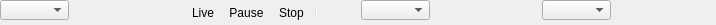
<?xml version="1.0" encoding="UTF-8"?>
<ui version="4.0">
 <class>ImageViewQToolBar</class>
 <widget class="QWidget" name="ImageViewQToolBar">
  <property name="geometry">
   <rect>
    <x>0</x>
    <y>0</y>
    <width>716</width>
    <height>25</height>
   </rect>
  </property>
  <property name="maximumSize">
   <size>
    <width>16777215</width>
    <height>16777215</height>
   </size>
  </property>
  <property name="windowTitle">
   <string>Form</string>
  </property>
  <widget class="QToolBar" name="widget">
   <property name="geometry">
    <rect>
     <x>181</x>
     <y>0</y>
     <width>174</width>
     <height>25</height>
    </rect>
   </property>
   <property name="maximumSize">
    <size>
     <width>16777215</width>
     <height>25</height>
    </size>
   </property>
   <property name="iconSize">
    <size>
     <width>24</width>
     <height>24</height>
    </size>
   </property>
   <addaction name="m_action_live"/>
   <addaction name="m_action_pause"/>
   <addaction name="m_action_stop"/>
   <addaction name="separator"/>
  </widget>
  <widget class="QComboBox" name="comboBox_2">
   <property name="geometry">
    <rect>
     <x>361</x>
     <y>0</y>
     <width>69</width>
     <height>20</height>
    </rect>
   </property>
   <property name="maximumSize">
    <size>
     <width>16777215</width>
     <height>25</height>
    </size>
   </property>
  </widget>
  <widget class="QComboBox" name="m_combo_camera_list">
   <property name="geometry">
    <rect>
     <x>0</x>
     <y>0</y>
     <width>69</width>
     <height>20</height>
    </rect>
   </property>
   <property name="maximumSize">
    <size>
     <width>16777215</width>
     <height>25</height>
    </size>
   </property>
  </widget>
  <widget class="QComboBox" name="comboBox_3">
   <property name="geometry">
    <rect>
     <x>542</x>
     <y>0</y>
     <width>69</width>
     <height>20</height>
    </rect>
   </property>
   <property name="maximumSize">
    <size>
     <width>16777215</width>
     <height>25</height>
    </size>
   </property>
  </widget>
  <action name="m_action_live">
   <property name="icon">
    <iconset resource="angstrong.qrc">
     <normaloff>:/AngStrong/image_ico/button/Edit_Option.png</normaloff>:/AngStrong/image_ico/button/Edit_Option.png</iconset>
   </property>
   <property name="text">
    <string>Live</string>
   </property>
   <property name="toolTip">
    <string>实时预览</string>
   </property>
  </action>
  <action name="m_action_pause">
   <property name="icon">
    <iconset resource="angstrong.qrc">
     <normaloff>:/AngStrong/image_ico/button/2.ico</normaloff>:/AngStrong/image_ico/button/2.ico</iconset>
   </property>
   <property name="text">
    <string>Pause</string>
   </property>
   <property name="toolTip">
    <string>暂停</string>
   </property>
  </action>
  <action name="m_action_stop">
   <property name="icon">
    <iconset resource="angstrong.qrc">
     <normaloff>:/AngStrong/image_ico/button/3.png</normaloff>:/AngStrong/image_ico/button/3.png</iconset>
   </property>
   <property name="text">
    <string>Stop</string>
   </property>
   <property name="toolTip">
    <string>停止</string>
   </property>
  </action>
  <action name="m_actionLive_4">
   <property name="icon">
    <iconset resource="angstrong.qrc">
     <normaloff>:/AngStrong/image_ico/button/Check.png</normaloff>:/AngStrong/image_ico/button/Check.png</iconset>
   </property>
   <property name="text">
    <string>Live</string>
   </property>
   <property name="toolTip">
    <string>实时预览</string>
   </property>
  </action>
  <action name="m_actionLive_5">
   <property name="icon">
    <iconset resource="angstrong.qrc">
     <normaloff>:/AngStrong/image_ico/button/Close.png</normaloff>:/AngStrong/image_ico/button/Close.png</iconset>
   </property>
   <property name="text">
    <string>Live</string>
   </property>
   <property name="toolTip">
    <string>实时预览</string>
   </property>
  </action>
  <action name="m_actionLive_6">
   <property name="icon">
    <iconset resource="angstrong.qrc">
     <normaloff>:/AngStrong/image_ico/button/Edit_Cancel.png</normaloff>:/AngStrong/image_ico/button/Edit_Cancel.png</iconset>
   </property>
   <property name="text">
    <string>Live</string>
   </property>
   <property name="toolTip">
    <string>实时预览</string>
   </property>
  </action>
  <action name="m_actionLive_7">
   <property name="icon">
    <iconset resource="angstrong.qrc">
     <normaloff>:/AngStrong/image_ico/button/Edit_Full.png</normaloff>:/AngStrong/image_ico/button/Edit_Full.png</iconset>
   </property>
   <property name="text">
    <string>Live</string>
   </property>
   <property name="toolTip">
    <string>实时预览</string>
   </property>
  </action>
  <action name="m_actionLive_8">
   <property name="icon">
    <iconset resource="angstrong.qrc">
     <normaloff>:/AngStrong/image_ico/button/Edit_Max.png</normaloff>:/AngStrong/image_ico/button/Edit_Max.png</iconset>
   </property>
   <property name="text">
    <string>Live</string>
   </property>
   <property name="toolTip">
    <string>实时预览</string>
   </property>
  </action>
  <action name="m_actionLive_9">
   <property name="icon">
    <iconset resource="angstrong.qrc">
     <normaloff>:/AngStrong/image_ico/button/Edit_Resume.png</normaloff>:/AngStrong/image_ico/button/Edit_Resume.png</iconset>
   </property>
   <property name="text">
    <string>Live</string>
   </property>
   <property name="toolTip">
    <string>实时预览</string>
   </property>
  </action>
  <action name="m_actionLive_10">
   <property name="icon">
    <iconset resource="angstrong.qrc">
     <normaloff>:/AngStrong/image_ico/button/Geom_Center.png</normaloff>:/AngStrong/image_ico/button/Geom_Center.png</iconset>
   </property>
   <property name="text">
    <string>Live</string>
   </property>
   <property name="toolTip">
    <string>实时预览</string>
   </property>
  </action>
  <action name="m_actionLive_11">
   <property name="icon">
    <iconset resource="angstrong.qrc">
     <normaloff>:/AngStrong/image_ico/button/Geom_Default.png</normaloff>:/AngStrong/image_ico/button/Geom_Default.png</iconset>
   </property>
   <property name="text">
    <string>Live</string>
   </property>
   <property name="toolTip">
    <string>实时预览</string>
   </property>
  </action>
  <action name="m_actionLive_12">
   <property name="icon">
    <iconset resource="angstrong.qrc">
     <normaloff>:/AngStrong/image_ico/button/Geom_Enlarge.png</normaloff>:/AngStrong/image_ico/button/Geom_Enlarge.png</iconset>
   </property>
   <property name="text">
    <string>Live</string>
   </property>
   <property name="toolTip">
    <string>实时预览</string>
   </property>
  </action>
  <action name="m_actionLive_13">
   <property name="icon">
    <iconset resource="angstrong.qrc">
     <normaloff>:/AngStrong/image_ico/button/Geom_EnlargeReduce.png</normaloff>:/AngStrong/image_ico/button/Geom_EnlargeReduce.png</iconset>
   </property>
   <property name="text">
    <string>Live</string>
   </property>
   <property name="toolTip">
    <string>实时预览</string>
   </property>
  </action>
  <action name="m_actionLive_14">
   <property name="icon">
    <iconset resource="angstrong.qrc">
     <normaloff>:/AngStrong/image_ico/button/Geom_FlipX.png</normaloff>:/AngStrong/image_ico/button/Geom_FlipX.png</iconset>
   </property>
   <property name="text">
    <string>Live</string>
   </property>
   <property name="toolTip">
    <string>实时预览</string>
   </property>
  </action>
 </widget>
 <resources>
  <include location="angstrong.qrc"/>
 </resources>
 <connections/>
</ui>
